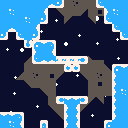

A 2D game scene composited from a Tiled map and its tileset images. What follows is a short description and the map's XML, with every tile layer's data as written:
An orthogonal 16x16 tile map with 8x8 px tiles, 2 tile layers (BgLayer, MainLayer), 1 image layer and 17 objects (8x Spikes, 3x Grass, 2x Tree, 2x Trampoline, Strawberry, ...).

<map version="1.10" tiledversion="1.10.2" orientation="orthogonal" renderorder="right-down" width="16" height="16" tilewidth="8" tileheight="8" infinite="0" nextlayerid="7" nextobjectid="22">
 <tileset firstgid="1" name="spritemap" tilewidth="8" tileheight="8" tilecount="176" columns="16">
  <image source="spritemap.png" width="128" height="88" />
 </tileset>
 <imagelayer id="5" name="Bg">
  <image source="bg.png" width="128" height="128" />
 </imagelayer>
 <layer id="1" name="BgLayer" width="16" height="16">
  <data encoding="csv">
0,0,0,0,0,0,0,0,41,57,41,41,0,0,0,0,
0,0,0,0,0,0,0,43,41,41,42,41,17,0,0,0,
0,0,0,0,0,0,0,0,42,0,0,43,0,0,0,0,
0,0,0,0,0,0,0,0,0,0,0,0,0,0,0,0,
0,0,0,0,0,0,0,0,0,0,0,0,0,0,0,0,
0,0,0,0,0,0,0,0,0,0,0,0,0,0,0,0,
0,0,0,0,0,0,0,0,0,0,0,0,0,0,0,0,
0,0,0,59,0,0,0,0,0,0,0,104,89,0,0,0,
0,0,0,41,41,41,41,41,0,0,41,41,41,58,0,0,
0,0,59,41,57,41,17,42,0,0,43,41,57,41,0,0,
0,0,0,43,41,41,41,0,0,0,0,41,17,41,0,0,
0,0,0,0,0,43,41,0,0,0,0,41,41,41,0,0,
0,0,0,0,0,0,41,0,0,0,0,42,43,0,0,0,
0,0,0,0,0,0,43,41,0,0,42,0,0,0,0,0,
0,0,0,0,0,0,0,43,0,0,0,0,0,0,0,0,
0,0,0,0,0,0,0,0,0,0,0,0,0,0,0,0
</data>
 </layer>
 <layer id="2" name="MainLayer" width="16" height="16">
  <data encoding="csv">
38,38,38,38,38,38,51,52,0,0,0,0,50,38,38,38,
38,73,38,38,38,39,0,0,0,0,0,0,0,37,73,38,
38,38,38,73,38,52,0,0,0,0,0,0,0,50,38,38,
38,51,38,38,39,0,0,0,0,0,0,0,0,0,50,38,
52,0,50,38,52,0,0,0,0,0,0,0,0,0,0,50,
0,0,0,56,34,35,36,0,0,0,0,0,0,0,0,0,
0,0,0,0,37,38,39,0,0,0,0,0,0,0,0,0,
0,0,0,0,50,51,51,54,54,54,55,0,0,0,0,0,
0,0,0,0,0,0,0,0,33,33,0,0,0,0,34,35,
0,0,0,0,0,0,0,0,0,0,0,0,0,0,37,38,
0,0,0,0,0,0,0,0,0,0,0,0,0,0,37,38,
0,0,0,0,0,0,0,0,0,0,0,0,0,0,37,73,
0,0,0,0,0,0,0,53,35,35,55,0,0,0,37,38,
0,0,0,0,0,0,0,0,37,39,0,0,0,0,37,38,
35,35,36,0,0,0,0,0,37,39,0,0,0,0,37,38,
38,73,39,0,0,40,0,0,37,39,0,0,0,34,38,38
</data>
 </layer>
 <objectgroup id="4" name="ObjectLayerNonInteractable">
  <object id="1" name="Grass" gid="64" x="16" y="112" width="8" height="8" />
  <object id="2" name="Grass" gid="64" x="48" y="40" width="8" height="8" />
  <object id="5" name="Tree" gid="61" x="120" y="64" width="8" height="8" />
  <object id="6" name="Tree" gid="45" x="120" y="56" width="8" height="8" />
  <object id="18" name="Grass" gid="62" x="40" y="40" width="8" height="8" />
 </objectgroup>
 <objectgroup id="6" name="Strawberry">
  <object id="20" name="Strawberry" type="Strawberry" gid="27" x="8" y="56" width="8" height="8" />
 </objectgroup>
 <objectgroup id="3" name="ObjectLayerInteractable" opacity="0.9">
  <object id="7" name="Trampoline" type="Trampoline" gid="19" x="40" y="120" width="8" height="8" />
  <object id="8" name="Trampoline" type="Trampoline" gid="19" x="104" y="120" width="8" height="8" />
  <object id="9" name="Spikes" type="Spikes" gid="18" x="56" y="56" width="8" height="8" />
  <object id="10" name="Spikes" type="Spikes" gid="18" x="64" y="56" width="8" height="8" />
  <object id="11" name="Spikes" type="Spikes" gid="18" x="72" y="56" width="8" height="8" />
  <object id="12" name="Spikes" type="Spikes" gid="18" x="80" y="56" width="8" height="8" />
  <object id="13" name="Spikes" type="Spikes" gid="18" x="56" y="96" width="8" height="8" />
  <object id="14" name="Spikes" type="Spikes" gid="18" x="64" y="96" width="8" height="8" />
  <object id="15" name="Spikes" type="Spikes" gid="18" x="72" y="96" width="8" height="8" />
  <object id="16" name="Spikes" type="Spikes" gid="18" x="80" y="96" width="8" height="8" />
  <object id="21" name="Player" type="Player" gid="2" x="8" y="112" width="8" height="8" />
 </objectgroup>
</map>
